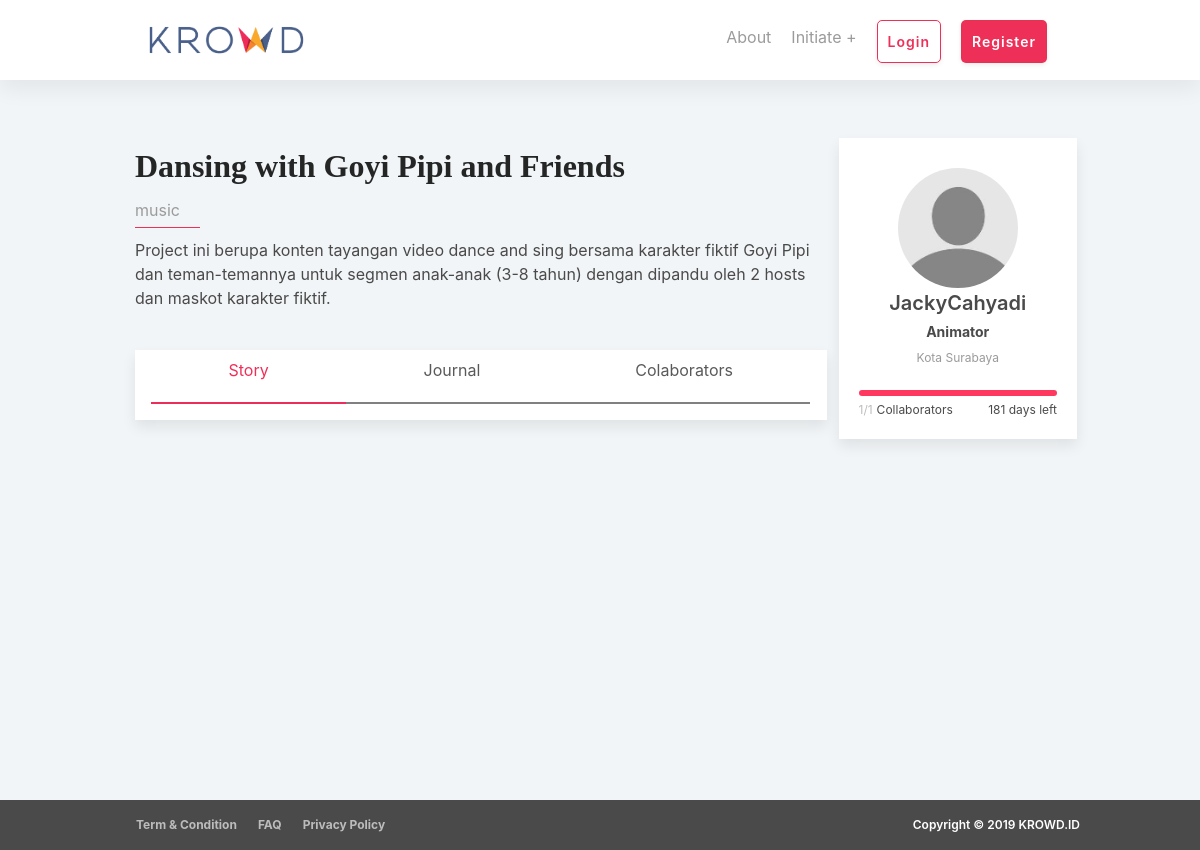
The page /c_krowd_home/detil_project/2 on the database its author committed.
### tables this page shows
CREATE TABLE `project` (
  `id_project` int(255) NOT NULL,
  `id_user` int(11) DEFAULT NULL,
  `judul_project` varchar(255) NOT NULL,
  `kategori` enum('music','fashion','technology','art','film&video','games','publishing','social') NOT NULL,
  `upload_image` blob NOT NULL,
  `short_desc` varchar(255) NOT NULL,
  `deskripsi` text NOT NULL,
  `lokasi` varchar(20) NOT NULL,
  `start_date` date NOT NULL,
  `end_date` date NOT NULL,
  `bidang_keahlian` varchar(20) NOT NULL,
  `max_user` int(100) NOT NULL,
  `popularity` enum('yes','no') NOT NULL,
  `admin_check` enum('Not Checked','Accepted','Rejected') NOT NULL
);

CREATE TABLE `user` (
  `id_user` int(11) NOT NULL,
  `username` varchar(255) NOT NULL,
  `email` varchar(255) NOT NULL,
  `password` varchar(255) NOT NULL,
  `short_bio` text NOT NULL,
  `experience` text NOT NULL,
  `portfolio` text NOT NULL,
  `kota` varchar(30) NOT NULL
);

### application/controllers/C_krowd_home.php (called while the page is built, shortened)
<?php
class C_krowd_home extends CI_Controller {
	function __construct()
    {
        $this->load->model('krowd_model');
    }
	public function detil_project($id)
	{
		$data['project'] = $this->krowd_model->get_specified_project_info($id);
		$data['collab'] = $this->krowd_model->get_project_collaborators($id);
		$this->load->view('detil_project', $data);
	}
}

### index.php (called while the page is built, shortened)
<?php
require_once BASEPATH.'core/CodeIgniter.php';

### application/models/krowd_model.php (called while the page is built, shortened)
<?php
class krowd_model extends CI_Model
{
    function get_specified_project_info($id)
    {
        $this->db->select('project.judul_project, user.username, project.kategori, project.short_desc, DATEDIFF(project.end_date,CURDATE()) AS "days_left", COUNT(queue.id_user) as "joined_user", project.max_user, project.deskripsi, project.lokasi, project.bidang_keahlian');
        $this->db->from('project');
        $this->db->join('user','project.id_user = user.id_user');
        $this->db->join('queue','queue.id_project = project.id_project');
        $this->db->where('project.id_project =', $id);
        $this->db->where('queue.status = 1');
        $query = $this->db->get();
        return $query->result_array();
    }
    function get_project_collaborators($id)
    {
        $this->db->select('user.id_user, user.username, user.kota');
        $this->db->from('user');
        $this->db->join('queue','queue.id_user=user.id_user');
        $this->db->join('project','project.id_project = queue.id_project');
        $this->db->where('project.id_project =', $id);
        $query = $this->db->get();
        return $query->result_array();
    }
    function get_collaborator_projects($id)
    {
        $this->db->select('count(queue.id_user)as "colpro"');
        $this->db->from('queue');
        $this->db->where('queue.id_user =', $id);
        $query = $this->db->get();
        return $query->result_array();
    }
    function get_initiated_projects($id)
    {
        $this->db->select('count(project.id_project)as"inpro"');
        $this->db->from('project');
        $this->db->join('user', 'user.id_user = project.id_user');
        $this->db->where('user.id_user =', $id);
        $query = $this->db->get();
        return $query->result_array();
    }
}

### application/views/detil_project.php (the view, shortened to what this page needs)
<link rel="stylesheet" href="<?= base_url('assets/css/detil_project.css')?>"/>
<?php foreach($project as $p){?>
<div class="bungkusDProject container">
	<div class="bungkusDetilProject2 columns">
		<div class="posProject column is-9">
			<h1 class="textJudulProjectDetil"><?= $p['judul_project']?></h1>
			<div class="textKategori"><?= $p['kategori']?></div>
			<span class="textBriefProject"><?= $p['short_desc']?></span>
			<div class="boxDetilProject">
				<div class="ant-tabs ant-tabs-top ant-tabs-line">
					<div role="tablist" class="ant-tabs-bar" tabindex="0">
							<div class="ant-tabs-nav-wrap">
								<div class="ant-tabs-nav-scroll">
									<nav class="navbar navbar-expand-sm justify-content-between" id="navMainMenu">
								      <ul class="navbar-nav nav-fill w-100 align-items-start">
								        <li class="nav-item">
								            <a class="nav-link active" id="ktg-menu" onclick="openMenu(event, 'story')">Story</a>
								        </li>
								        <li class="nav-item">
								            <a class="nav-link" id="ktg-menu" onclick="openMenu(event, 'jurnal')">Journal</a>
								        </li>
								        <li class="nav-item">
								            <a class="nav-link" id="ktg-menu" onclick="openMenu(event, 'colab')">Colaborators</a>
								        </li>
								     </ul>
								    </nav>
								</div>
							</div>
					</div>
				</div>
			</div>
		</div>
		<div class="posInitiator">
			<div class="bungkusInitiator">
				<img src="<?= base_url('assets/img/user.jpg')?>" alt="card" class="imgInitiator">
				<div class="body has-text-centered">
					<div class="textNamaInit"><?= $p['username']?></div>
					<div class="textJobdesk">
						<dl>
							<div>
								<dt><?= $p['bidang_keahlian']?></dt>
							</div>
						</dl>
					</div>
					<div class="textKota"><?= $p['lokasi']?></div>
					<progress class="progress is-danger is-12 is-small" value="<?= $p['joined_user']?>" max="<?= $p['max_user']?>" style="height: 6px; margin-top: 20px; margin-bottom: 5px;"></progress>
					<div class="columns is-mobile">
						<div class="column is-6 is-size-7 is-inline-block" align="left">
							<span class="textCollaborator is-black"><?= $p['joined_user']?>/<?= $p['max_user']?></span>Collaborators
						</div>
						<div class="column is-6 is-size-7 is-inline-block" align="right">
							<p class="time-left"><?= $p['days_left']?> days left</p>
						</div>
					</div>
				</div>
			</div>
		</div>
	</div>
</div>
<?php }?>

### assets/css/style.css (style rules this page uses)
body { font-family: 'Rubik' sans-serif; }
#navMainMenu { padding-top:0px; padding-bottom:0px; width:100%; }
#ktg-menu { padding-bottom:20px; cursor: pointer; border-bottom:2px solid grey; }
#ktg-menu.active { border-bottom: 2px solid #ec2c59; color: #ee3059; }
.nav-link.active { border-bottom: 2px solid #ec2c59; color: #ee3059; }
.textCollaborator { color: rgb(189, 189, 189); }

### assets/css/detil_project.css (style rules this page uses)
.bungkusDetilProject2 { min-height: 620px; }
.bungkusDetilProject2 { padding-top: 150px; display: flex; }
.posProject { margin-bottom: 60px; flex: none; width: 75%; }
.posInitiator { margin-bottom: 60px; flex: none; width: 25%; }
.textJudulProjectDetil { width: 100%; font-family: heading-bold; font-size: 2rem; font-weight: 600; margin-bottom: 1rem; line-height: 1; }
.textKategori { color: rgb(155, 155, 155); display: inline-block; padding-right: 20px; padding-bottom: 5px; margin-bottom: 10px; border-bottom: 1px solid rgb(238, 48, 89); }
.textBriefProject { display: block; margin-bottom: 40px; }
span { font-style: inherit; font-weight: inherit; }
.bungkusInitiator { background: white none repeat scroll 0% 0%; box-shadow: rgba(0, 0, 0, 0.08) 0px 7px 13px; position: relative; overflow: auto; padding: 20px; }
.imgInitiator { height: 120px; max-width: 120px; border-radius: 50%; margin: 10px auto auto; display: block; }
.textNamaInit { font-size: 1.25rem; font-weight: 600; }
.textJobdesk { font-size: 0.875rem; line-height: 2; }
.textKota { font-size: 0.75rem; color: rgb(155, 155, 155); line-height: 2; }
.textCollaborator, [data-textCollaborator] { padding-right: 4px; }
.boxDetilProject { background: white none repeat scroll 0% 0%; box-shadow: rgba(0, 0, 0, 0.08) 0px 7px 13px; position: relative; overflow: auto; }

### rows shown on the page
project: judul_project "Dansing with Goyi Pipi and Friends", kategori "music", short_desc "Project ini berupa konten tayangan video dance and sing bersama karakter fiktif Goyi Pipi dan teman-temannya untuk segmen anak-anak (3-8 tahun) dengan dipandu oleh 2 hosts dan maskot karakter fiktif.", id_user.username "JackyCahyadi", bidang_keahlian "Animator", lokasi "Kota Surabaya", joined_user "1", max_user "1", days_left "181"
